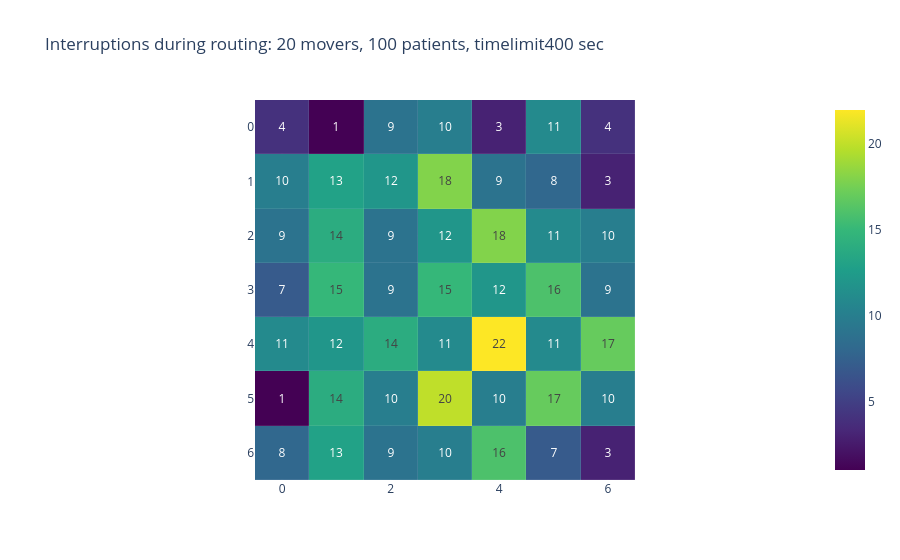
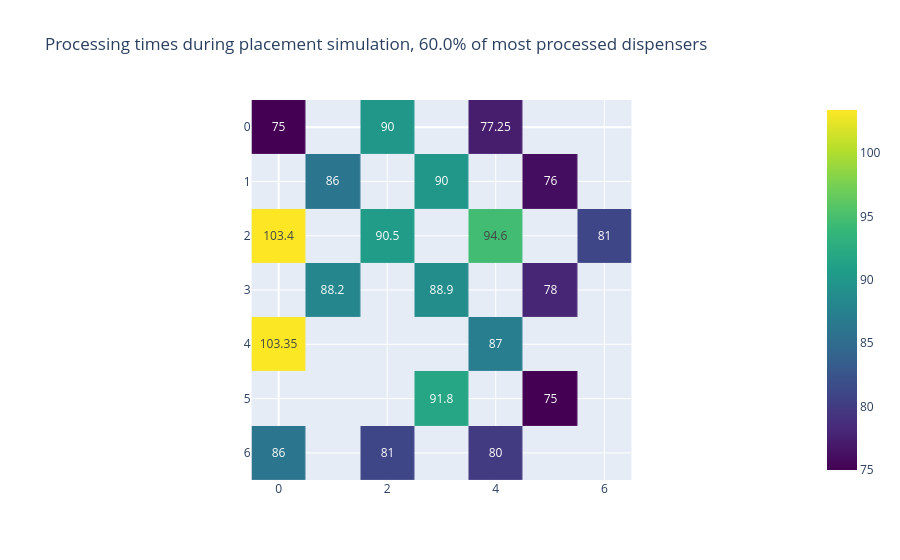

The notebook cell these images were saved under, in order:
### Code cell
a = 'results/unknown_layout_movers_20_2025-04-29T23:25:12.496268/'
show_interruptions_on_layout(a)

### Figure 1 — Plotly figure (JSON) as saved in the notebook; plotly's stock layout.template omitted (floating-point values rounded to 4 significant figures)
{"data": [{"coloraxis": "coloraxis", "customdata": [["IBUPROFEN", "interface", "ATORVASTATIN", "interface", "ASPIRIN", "LISINOPRIL", "METFORMIN"], ["SIMVASTATIN", "ESOMEPRAZOLE,GLIPIZIDE", "CLOPIDOGREL,CARVEDILOL", "GABAPENTIN", "ATENOLOL", "ALBUTEROL,MONTELUKAST", "LISINOPRIL"], ["METOPROLOL", "AMLODIPINE", "AMLODIPINE,ALLOPURINOL,ZOLPIDEM", "POTASSIUM CHLORIDE", "METOPROLOL", "FEXOFENADINE", "HYDROCHLOROTHIAZIDE"], ["SIMVASTATIN", "LISINOPRIL", "LOVASTATIN,CITALOPRAM", "LEVOTHYROXINE,ALENDRONATE", "FUROSEMIDE", "ASPIRIN", "METFORMIN"], ["METFORMIN", "LOSARTAN,TAMSULOSIN", "SIMVASTATIN", "PREDNISONE,INSULIN GLARGINE", "PRAVASTATIN,SERTRALINE", "SIMVASTATIN", "LEVOTHYROXINE,FLUTICASONE NASAL"], ["interface", "FUROSEMIDE", "OMEPRAZOLE", "ATENOLOL", "WARFARIN", "HYDROCHLOROTHIAZIDE", "ASPIRIN"], ["RANITIDINE,PIOGLITAZONE", "LISINOPRIL", "VALSARTAN", "interface", "TRAMADOL,ROSUVASTATIN", "POTASSIUM CHLORIDE", "METOPROLOL"]], "hovertemplate": "%{customdata}", "name": "0", "texttemplate": "%{z}", "type": "heatmap", "xaxis": "x", "xgap": 0.1, "yaxis": "y", "ygap": 0.1, "z": [[4, 1, 9, 10, 3, 11, 4], [10, 13, 12, 18, 9, 8, 3], [9, 14, 9, 12, 18, 11, 10], [7, 15, 9, 15, 12, 16, 9], [11, 12, 14, 11, 22, 11, 17], [1, 14, 10, 20, 10, 17, 10], [8, 13, 9, 10, 16, 7, 3]]}], "layout": {"coloraxis": {"colorscale": [[0, "#440154"], [0.1111, "#482878"], [0.2222, "#3e4989"], [0.3333, "#31688e"], [0.4444, "#26828e"], [0.5556, "#1f9e89"], [0.6667, "#35b779"], [0.7778, "#6ece58"], [0.8889, "#b5de2b"], [1, "#fde725"]]}, "title": {"text": "Interruptions during routing: 20 movers, 100 patients, timelimit400 sec"}, "xaxis": {"anchor": "y", "constrain": "domain", "domain": [0, 1], "scaleanchor": "y"}, "yaxis": {"anchor": "x", "autorange": "reversed", "constrain": "domain", "domain": [0, 1]}}}

### Figure 2 — Plotly figure (JSON) as saved in the notebook; plotly's stock layout.template omitted (floating-point values rounded to 4 significant figures)
{"data": [{"coloraxis": "coloraxis", "customdata": [["IBUPROFEN", "interface", "ATORVASTATIN", "interface", "ASPIRIN", "LISINOPRIL", "METFORMIN"], ["SIMVASTATIN", "ESOMEPRAZOLE,GLIPIZIDE", "CLOPIDOGREL,CARVEDILOL", "GABAPENTIN", "ATENOLOL", "ALBUTEROL,MONTELUKAST", "LISINOPRIL"], ["METOPROLOL", "AMLODIPINE", "AMLODIPINE,ALLOPURINOL,ZOLPIDEM", "POTASSIUM CHLORIDE", "METOPROLOL", "FEXOFENADINE", "HYDROCHLOROTHIAZIDE"], ["SIMVASTATIN", "LISINOPRIL", "LOVASTATIN,CITALOPRAM", "LEVOTHYROXINE,ALENDRONATE", "FUROSEMIDE", "ASPIRIN", "METFORMIN"], ["METFORMIN", "LOSARTAN,TAMSULOSIN", "SIMVASTATIN", "PREDNISONE,INSULIN GLARGINE", "PRAVASTATIN,SERTRALINE", "SIMVASTATIN", "LEVOTHYROXINE,FLUTICASONE NASAL"], ["interface", "FUROSEMIDE", "OMEPRAZOLE", "ATENOLOL", "WARFARIN", "HYDROCHLOROTHIAZIDE", "ASPIRIN"], ["RANITIDINE,PIOGLITAZONE", "LISINOPRIL", "VALSARTAN", "interface", "TRAMADOL,ROSUVASTATIN", "POTASSIUM CHLORIDE", "METOPROLOL"]], "hovertemplate": "%{customdata}", "name": "0", "texttemplate": "%{z}", "type": "heatmap", "xaxis": "x", "xgap": 0.1, "yaxis": "y", "ygap": 0.1, "z": [[75, null, 90, null, 77.25, null, null], [null, 86, null, 90, null, 76, null], [103.4, null, 90.5, null, 94.6, null, 81], [null, 88.2, null, 88.9, null, 78, null], [103.3, null, null, null, 87, null, null], [null, null, null, 91.8, null, 75, null], [86, null, 81, null, 80, null, null]]}], "layout": {"coloraxis": {"colorscale": [[0, "#440154"], [0.1111, "#482878"], [0.2222, "#3e4989"], [0.3333, "#31688e"], [0.4444, "#26828e"], [0.5556, "#1f9e89"], [0.6667, "#35b779"], [0.7778, "#6ece58"], [0.8889, "#b5de2b"], [1, "#fde725"]]}, "title": {"text": "Processing times during placement simulation, 60.0% of most processed dispensers "}, "xaxis": {"anchor": "y", "constrain": "domain", "domain": [0, 1], "scaleanchor": "y"}, "yaxis": {"anchor": "x", "autorange": "reversed", "constrain": "domain", "domain": [0, 1]}}}
